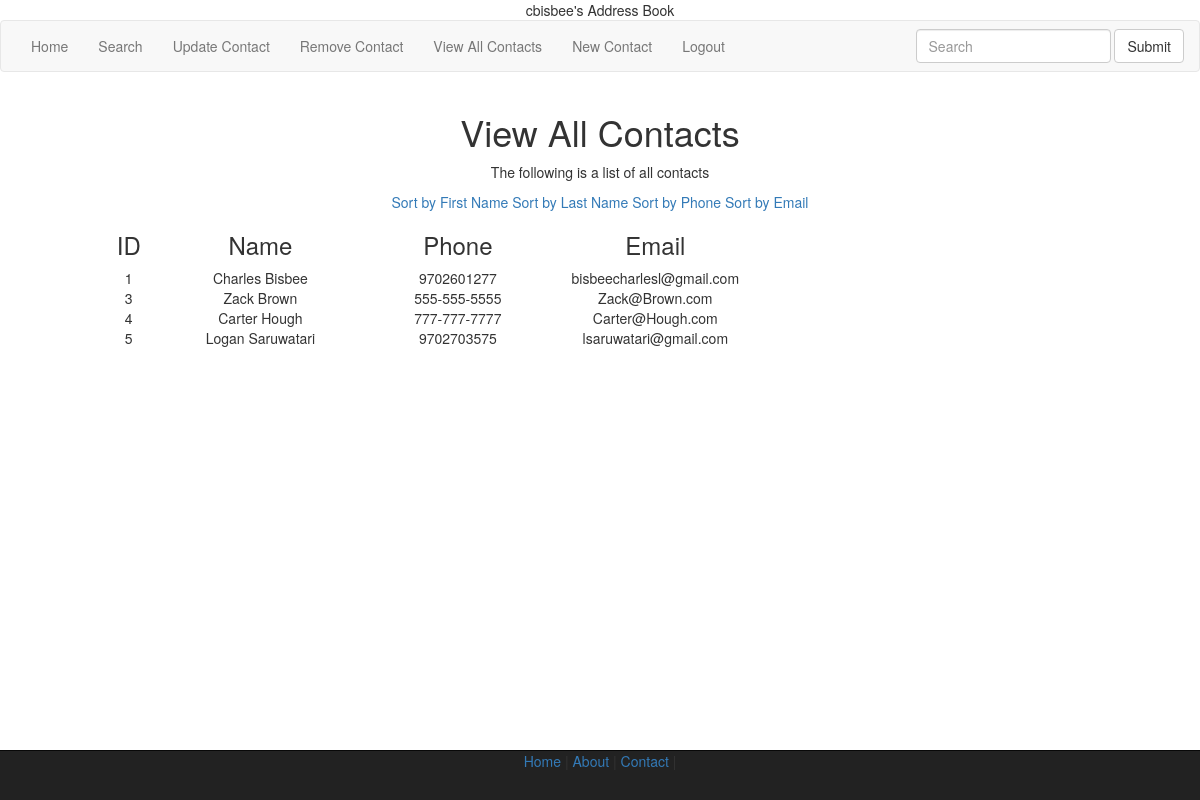
Page /viewAll/ (signed in) on the committed database.
### app1/models.py (models this page shows, shortened)
class Student(models.Model):
	first_name = models.CharField(max_length =50)
	last_name = models.CharField(max_length =50)
	email = models.CharField(max_length =50)
	phone = models.CharField(max_length =50)

### app1/views.py (the view)
# urls.py: url(r'^viewAll/$', views.viewAll, name='viewAll'),
@login_required(login_url='/login/')
def viewAll(request):
    errors=[]
    query_result = Student.objects.all()
    data = {
        'heading': 'View All Contacts',
        'content':'The following is a list of all contacts',
        'errors':errors,
        'query_result': query_result,
    }
    return render(request,'app1/db_Display_Template.html',data)

### app1/templates/app1/db_Display_Template.html (shortened to what this page needs)
{% load staticfiles %}
<!DOCTYPE html>
    <html lang="en">
    <head>
        <link href="{% static 'app1/css/bootstrap.min.css' %}" rel="stylesheet" />
        <title>Address Book</title></head>
    </head>
    <body class="text-center">
        <header>
            {{ user }}'s Address Book
        </header>
        <nav class="navbar navbar-default" role="navigation">
            <div class="container-fluid">
                <ul class="nav navbar-nav">
                    <li><a href="/home/">Home</a></li>
                    <li><a href="/searchUser/">Search</a></li>
                    <li><a href="/updateUser/">Update Contact</a></li>
                    <li><a href="/deleteUser/">Remove Contact</a></li>
                    <li><a href="/viewAll/">View All Contacts</a></li>
                    <li><a href="/addUser/">New Contact</a></li>
                    {% if user.is_authenticated %}
                    <li>
                        <a href="{% url 'logoutThing' %}">Logout</a>
                    </li>
                    {% else %}
                    <li>
                        <a href="{% url 'loginPage' %}">Login</a>
                    </li>
                    {% endif %}
                </ul>
                <form class="navbar-form navbar-right" role="search">
                <div class="form-group">
                  <input type="text" class="form-control" placeholder="Search">
                </div>
                <button type="submit" class="btn btn-default">Submit</button>
              </form>
            </div>
        </nav>
        <div class="container">
            <div class="row">
                <h1>{{ heading }}</h1>
                <p> {{ content }} </p>
            </div>
            <a href="/viewAllFirstName/">Sort by First Name</a>
            <a href="/viewAllLastName/">Sort by Last Name</a>
            <a href="/viewAllPhone/">Sort by Phone</a>
            <a href="/viewAllEmail/">Sort by Email</a>
            <table>
                <tr class ="row">
                    <td class="col-md-1">
                        <h3>ID</h3>
                    </td>
                    <td class="col-md-3">
                        <h3>Name</h3>
                    </td>
                    <td class ="col-md-3">
                            <h3>Phone</h3>
                    </td>
                    <td class="col-md-3">
                            <h3>Email</h3>
                    </td>
                </tr>
                {% for item in query_result %}
                <tr class ="row">
                    <td class="col-md-1">
                            {{ item.id }}
                    </td>
                    <td class="col-md-3">
                            {{ item.first_name }} {{ item.last_name }}
                    </td>
                    <td class="col-md-3">
                            {{ item.phone }}
                    </td>
                    <td class="col-md-3">
                        {{ item.email }}
                    </td>
                </tr>
                {% endfor %}
            </table>
        </div>
        <footer class="navbar navbar-inverse navbar-fixed-bottom">
            <a href="/index/">Home</a> | <a href="/about/">About</a> | <a href="/contact/">Contact </a>|
        </footer>
    </body>
    </html>

### rows in the picture
Student: id "1", first_name "Charles", last_name "Bisbee", phone "9702601277", email "bisbeecharlesl@gmail.com"
Student: id "3", first_name "Zack", last_name "Brown", phone "555-555-5555", email "Zack@Brown.com"
Student: id "4", first_name "Carter", last_name "Hough", phone "777-777-7777", email "Carter@Hough.com"
Student: id "5", first_name "Logan", last_name "Saruwatari", phone "9702703575", email "lsaruwatari@gmail.com"

### other values in the picture
{{ user }} "cbisbee"
{{ heading }} "View All Contacts"
{{ content }} "The following is a list of all contacts"
